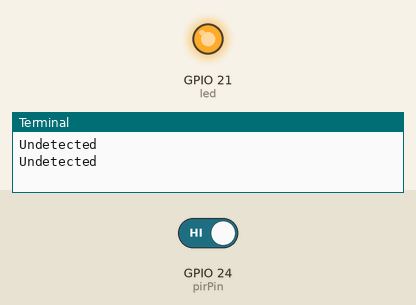
Simulated run of this program. Board: Raspberry Pi (BCM pin numbers). Parts: output pins drawn as LEDs (lit = HIGH), the last lines printed to the terminal. The test bench sets the inputs (shaded band); at power-on: GPIO 24 (pirPin) HIGH.

Above: at 1.2 s.
1.3 s: GPIO 24 (pirPin) driven LOW
At 2.8 s:
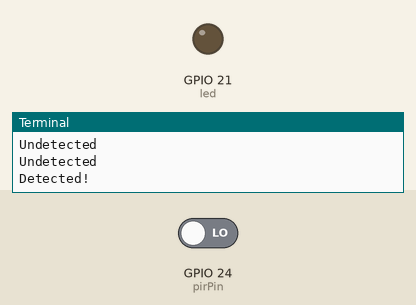
3.5 s: GPIO 24 (pirPin) driven HIGH
At 4.4 s:
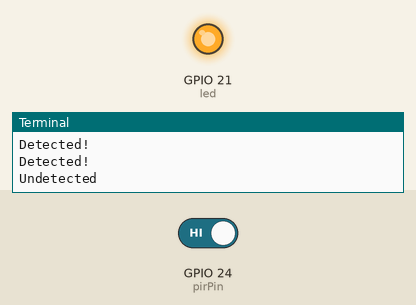
Timing chart, 0 to 6.5 s (numbered marks = the images above; inputs shaded):
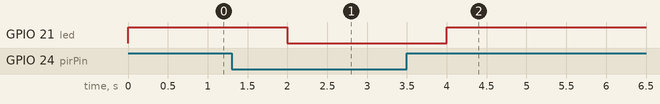

Measured:
- after the input at 1.3 s, GPIO 21 (led): HIGH → LOW after 0.70 s
- after the input at 3.5 s, GPIO 21 (led): LOW → HIGH after 0.50 s

The program:

pir02.py
```python
import RPi.GPIO as GPIO
import time

pirPin = 24
led = 21

GPIO.setmode(GPIO.BCM)
# GPIO.setup(pirPin, GPIO.IN, pull_up_down = GPIO.PUD_DOWN)
# 해당 핀의 풀다운 저항을 활성화
# 풀다운 저항을 활성화하면 핀이 부동 상태일 때(센서가 신호를 보내지 않을 때) 핀의 상태가 기본적으로 LOW(0)가 됨
GPIO.setup(pirPin, GPIO.IN)
GPIO.setup(led, GPIO.OUT)

try:
	while True:
		# 감지되면 LED ON
		if GPIO.input(pirPin) == False:
			print("Detected!")
			GPIO.output(led, False)
			time.sleep(1)
		else:
			print("Undetected")
			GPIO.output(led, True)
			time.sleep(1)
except KeyboardInterrupt:
	GPIO.cleanup()
```
